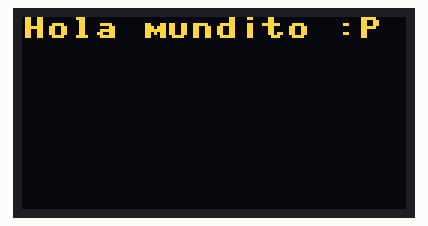
Bench run of a program on a simulated MicroPython board. Shown: 128×64 one-colour display. The OLED is the two-colour kind (top 16 rows yellow); library files of the repository ran but are not shown: sh1106.py. At 0.3 s the program stops and its outputs stay as they are.

Above: at 0.3 s.

The program:

01PantallaOledI2C_13in.py
```python
from machine import Pin, I2C
import sh1106
import time

objI2C = I2C(1, scl=Pin(19), sda=Pin(18))
p_oled = sh1106.SH1106_I2C(128, 64, objI2C)

p_oled.poweroff()
time.sleep_ms(100)

p_oled.poweron()
time.sleep_ms(100)

p_oled.rotate(1)
p_oled.text("Hola mundito :P", 0, 0)
p_oled.show()
```
